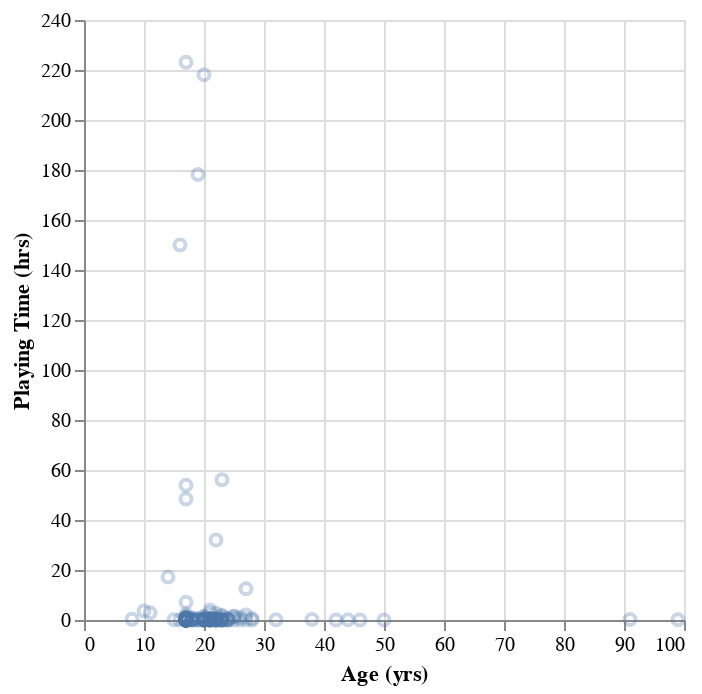

Here is the notebook cell this chart was saved with:
### Code cell
age_chart=alt.Chart(player_training).mark_point(opacity=0.3).encode(
    x=alt.X('age', title='Age (yrs)'),
    y=alt.Y('played_hours', title='Playing Time (hrs)'))
age_chart

### Figure 1 — Vega-Lite specification as saved in the notebook (floating-point values rounded to 4 significant figures; data arrays with more than 128 entries replaced by an {"elided": "..."} marker saying what was removed)
{"config": {"view": {"continuousWidth": 300, "continuousHeight": 300}}, "data": {"name": "data-f5e70e4359a36d20c302a2142a593862"}, "mark": {"type": "point", "opacity": 0.3}, "encoding": {"x": {"field": "age", "title": "Age (yrs)", "type": "quantitative"}, "y": {"field": "played_hours", "title": "Playing Time (hrs)", "type": "quantitative"}}, "$schema": "https://vega.github.io/schema/vega-lite/v5.20.1.json", "datasets": {"data-f5e70e4359a36d20c302a2142a593862": {"elided": "147 records"}}}
